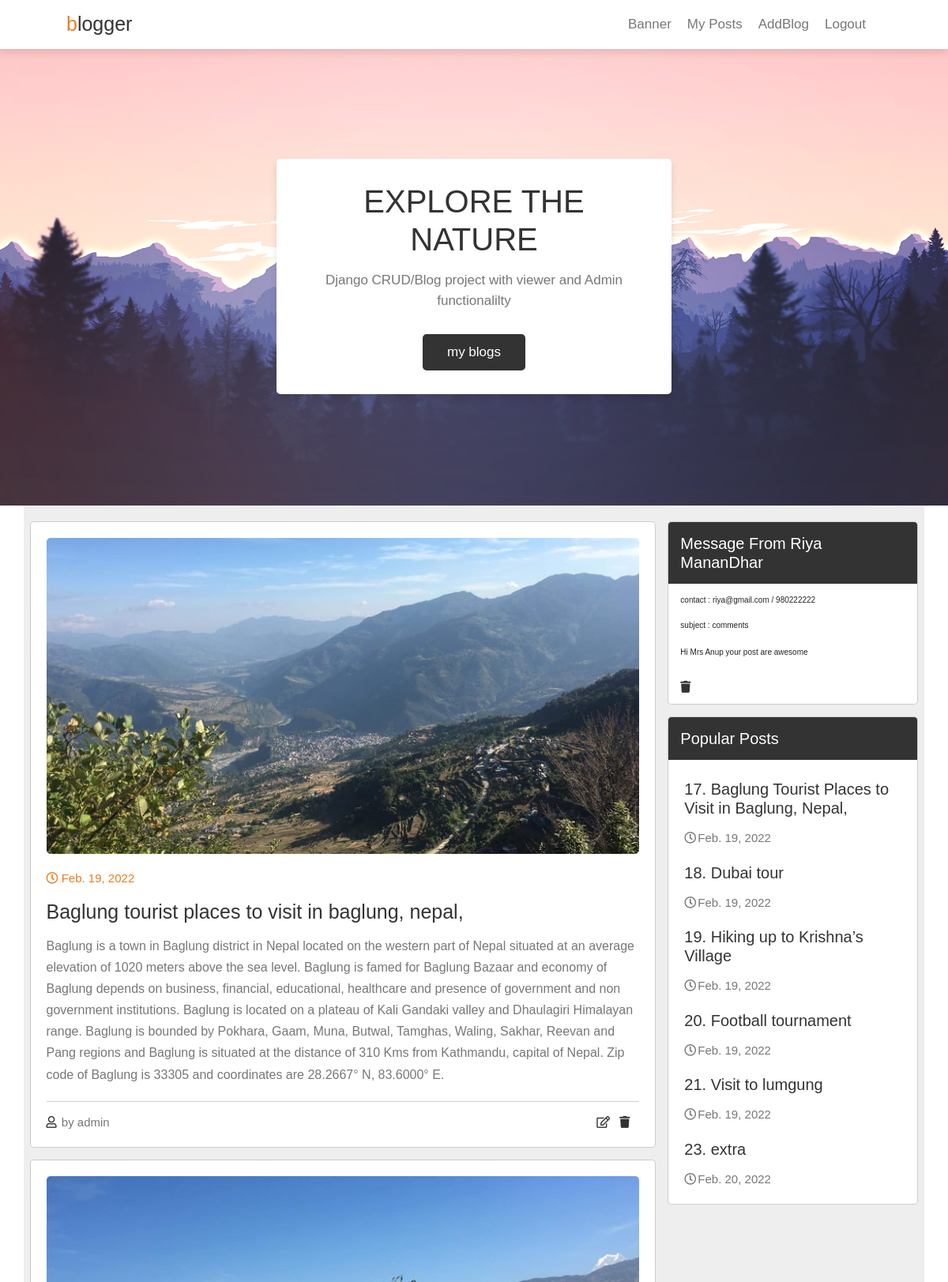
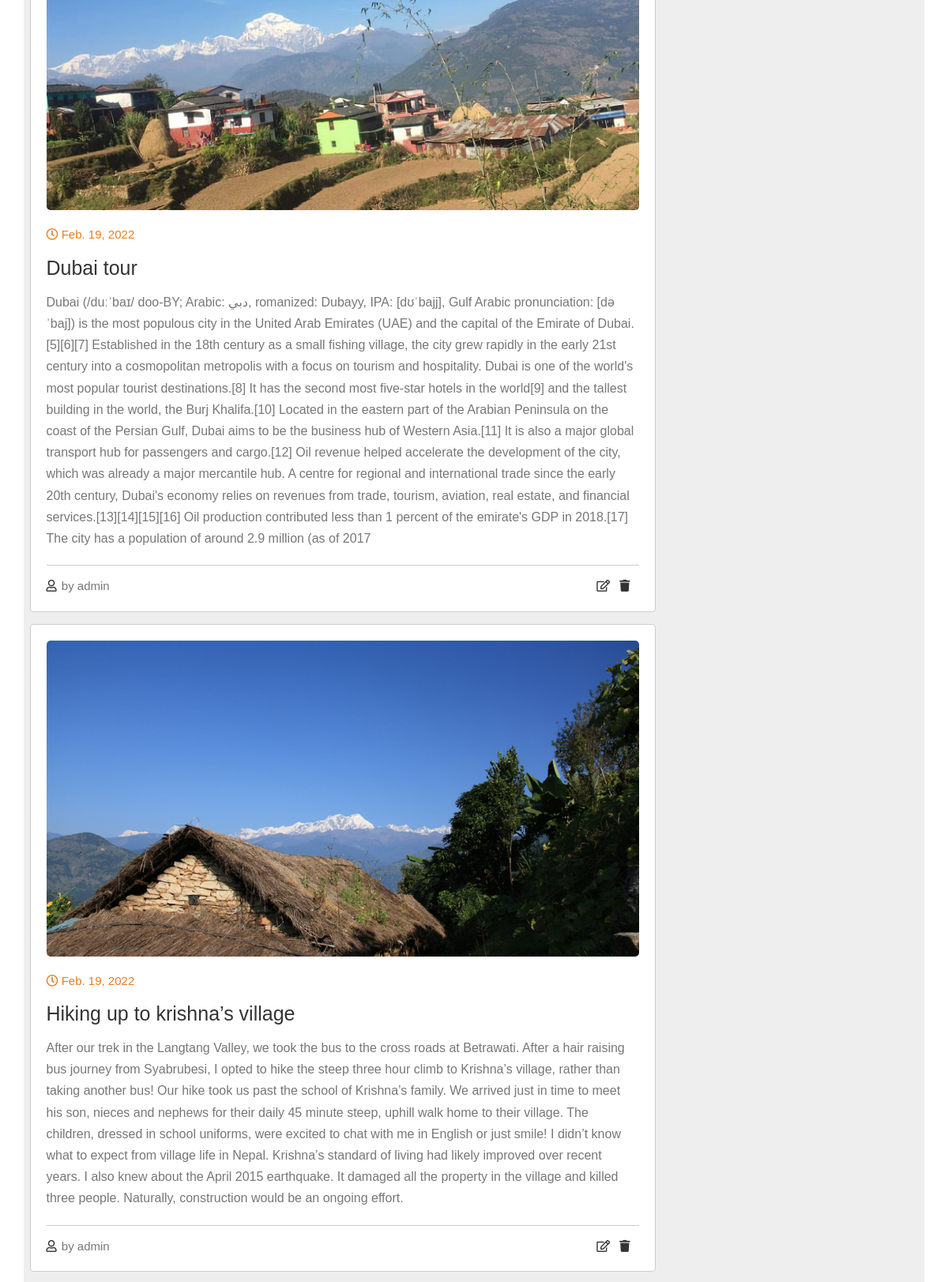
The app's page / (signed in, upper part) with its own data (2 pictures, top to bottom).
### app_one/models.py (models this page shows, shortened)
class Add_BlogModel(models.Model):
    title = models.CharField(max_length=50)
    tags = models.CharField(max_length=80)
    desc = models.TextField(max_length=8000)
    image = models.ImageField( upload_to='my image/%y/%m/%d')
    date = models.DateField(auto_now_add=True)

class Contact(models.Model):
    name = models.CharField(max_length=50)
    email = models.CharField(max_length=50)
    number = models.IntegerField()
    subject = models.CharField(max_length=50)
    message = models.TextField(max_length=500)

### app_one/views.py (the view)
# urls.py: path('', views.index, name='home'),
def index(request):
    form_addblog = AddBlog()
    form_contact = Contactus_form()
    blogs = Add_BlogModel.objects.all()
    message_send_by_viewers = Contact.objects.all()
    dic = {'form_addblog':form_addblog, 'form_contactus':form_contact, 'blogs':blogs, 'messages_to_admin':message_send_by_viewers}
    return render(request, 'home.html', dic)

### templates/home.html (shortened to what this page needs)
{% load static %}
<!DOCTYPE html>
<html lang="en">
<head>
    <link href="https://cdn.jsdelivr.net/npm/bootstrap@5.1.3/dist/css/bootstrap.min.css" rel="stylesheet">
    <link rel="stylesheet" href="https://cdnjs.cloudflare.com/ajax/libs/font-awesome/5.15.3/css/all.min.css">
    <link rel="stylesheet" href="{% static 'css/style.css' %}">
</head>
<body>
<header class="header">
    <a href="#" class="logo"><span>b</span>logger</a>
    <nav class="navbar">
        <a href="#banner" >banner</a>
        <a href="#posts">my posts</a>
        {% if request.user.is_authenticated %}
        <a href="#contact">AddBlog</a>
        {% else %}
        <a href="#contact">Contact us</a>
        {% endif %}
        {% if request.user.is_authenticated %}
            <a href='{% url 'logout' %}'>logout </a>
    </nav>
        {% endif %}
</header>
<section class="banner" id="banner">
    <div class="content">
        <h3>explore the nature</h3>
        <p>Django CRUD/Blog project with viewer and Admin functionalilty</p>
        <a href="" class="btn">my blogs</a>
    </div>
</section>
<section class="container" id="posts">
    <div class="posts-container">
        {% for blog in blogs %}
        <div class="post">
            <img src="{{blog.image.url}}" alt="" class="image">
            <div class="date">
                <i class="far fa-clock"></i>
                <span>{{blog.date}}</span>
            </div>
            <h3 class="title">{{blog.title.capitalize}}</h3>
            <p class="text">{{blog.desc}}</p>
            <div class="links">
                <a href="#" class="user">
                    <i class="far fa-user"></i>
                    <span>by admin</span>
                </a>
               {% if request.user.is_authenticated %}
                <a href="{% url 'edit_post' blog.id %}" class="icon">
                    <i class="far fa-edit"></i>
                </a>
                <a href="{% url 'delete_post' blog.id %}" class="icon">
                    <i class="fa fa-trash"></i>
                </a>
                {% endif %}
            </div>
        </div>
        {% endfor %}
    </div>
    <div class="sidebar">
        {% if request.user.is_authenticated %}
            {% for message in messages_to_admin %}
            <div class="box">
                <h3 class="title">message from {{message.name}}</h3>
                <div class="category">
                    <h6>contact : {{message.email}} / {{message.number}}</h6><br>
                    <h6>subject : {{message.subject}}</h6><br>
                <p>{{message.message}}</p><br>
                <a href="{% url 'delete_message' message.id %}" class="icon">
                    <i class="fa fa-trash"></i>
                </a>
                </div>
            </div>
            {% endfor %}
        {% endif %}
        <div class="box">
            <h3 class="title">popular posts</h3>
            <div class="p-post">
                {% for blog in blogs %}
                <a href="#">
                    <h3>{{blog.id}}. {{blog.title}}</h3>
                    <span><i class="far fa-clock"></i>{{blog.date}}</span>
                </a>
                {% endfor %}
            </div>
        </div>
    </div>
</section>
</body>
</html>

### static/css/style.css (style rules this page uses)
:root { --orange: #e67e22; --black: #333; --light-color: #777; --border: .1rem solid rgba(0, 0, 0, .2); --box-shadow: 0 .5rem 1rem rgba(0, 0, 0, .1); }
* { margin: 0; padding: 0; box-sizing: border-box; outline: none; border: none; text-decoration: none; font-family: Verdana, Geneva, Tahoma, sans-serif; font-weight: lighter; }
html { font-size: 62.5%; overflow-x: hidden; scroll-behavior: smooth; scroll-padding-top: 6rem; }
section { padding: 2rem 7%; }
.btn { margin-top: 1rem; display: inline-block; background: var(--black); color: #fff; border-radius: .5rem; padding: .9rem 3rem; cursor: pointer; font-size: 1.7rem; }
.header { position: fixed; top: 0; left: 0; right: 0; z-index: 1000; background: #fff; box-shadow: var(--box-shadow); display: flex; align-items: center; padding: 1.2rem 7%; }
.header .logo { color: var(--black); font-size: 2.5rem; margin-right: auto; }
.header .logo span { color: var(--orange); }
.header .navbar a { text-decoration: None; color: var(--light-color); margin-right: 2rem; font-size: 1.7rem; text-transform: capitalize; }
.banner { min-height: 80vh; background: url(../images/banner.png) no-repeat; background-size: cover; background-position: center; display: grid; place-items: center; padding-top: 8rem; }
.banner .content { text-align: center; background: #fff; border-radius: .5rem; box-shadow: var(--box-shadow); padding: 3rem; max-width: 50rem; }
.banner .content h3 { font-size: 4rem; color: var(--black); text-transform: uppercase; }
.banner .content p { font-size: 1.7rem; color: var(--light-color); padding: 1rem 0; line-height: 1.5; }
.container { display: grid; grid-template-columns: 2.5fr 1fr; gap: 1.5rem; background: #eee; }
.container .posts-container .post { width: 100%; padding: 2rem; background: #fff; border: var(--border); border-radius: .5rem; margin-bottom: 1.5rem; }
.container .posts-container .post .image { height: 40rem; width: 100%; border-radius: .5rem; object-fit: cover; }
.container .posts-container .post .date { padding-top: 2rem; font-size: 1.5rem; color: var(--orange); }
.container .posts-container .post .title { padding-top: 1.5rem; font-size: 2.5rem; color: var(--black); }
.container .posts-container .post .text { color: var(--light-color); font-size: 1.6rem; line-height: 1.7; padding: 1rem 0; }
.container .posts-container .links { border-top: var(--border); margin-top: .5rem; padding-top: 1.5rem; display: flex; align-items: center; }
.container .posts-container .links .user { margin-right: auto; }
.container .posts-container .links .icon { padding-right: 1rem; }
.container .posts-container .links a { font-size: 1.5rem; color: var(--light-color); }
.container .posts-container .links a i { padding-right: .2rem; color: var(--black); }
.container .sidebar .box { border: var(--border); border-radius: .5rem; overflow: hidden; background: #fff; margin-bottom: 1.5rem; }
.container .sidebar .box .title { padding: 1.5rem; font-size: 2rem; color: #fff; background: var(--black); text-transform: capitalize; }
.container .sidebar .box .category { padding: 1rem 1.5rem; }
.container .sidebar .box .category a { padding: .4rem 0; font-size: 1.5rem; color: var(--black); display: flex; align-items: center; justify-content: space-between; }
.container .sidebar .box .p-post { padding: 1rem 2rem; }
.container .sidebar .box .p-post a { padding: 1rem 0; display: block; }
.container .sidebar .box .p-post a h3 { color: var(--black); font-size: 2rem; padding-bottom: 1rem; }
.container .sidebar .box .p-post a span { color: var(--light-color); font-size: 1.5rem; }
.container .sidebar .box .p-post a span i { padding-right: .2rem; }

### templates/home.html (style rules this page uses)
a { text-decoration:None; }

### records on screen
Add_BlogModel: image (picture), date "Feb. 19, 2022", title "Baglung tourist places to visit in baglung, nepal,", desc "Baglung is a town in Baglung district in Nepal located on the western part of Nepal situated at an average elevation of 1020 meters above the sea level. Baglung is famed for Baglung Bazaar and economy of Baglung depends on business, financial, educational, healthcare and presence of government and non government institutions. Baglung is located on a plateau of Kali Gandaki valley and Dhaulagiri Himalayan range. Baglung is bounded by Pokhara, Gaam, Muna, Butwal, Tamghas, Waling, Sakhar, Reevan and Pang regions and Baglung is situated at the distance of 310 Kms from Kathmandu, capital of Nepal. Zip code of Baglung is 33305 and coordinates are 28.2667° N, 83.6000° E.", id "17", title "Baglung Tourist Places to Visit in Baglung, Nepal,"
Add_BlogModel: image (picture), date "Feb. 19, 2022", title "Dubai tour", desc "Dubai (/duːˈbaɪ/ doo-BY; Arabic: دبي, romanized: Dubayy, IPA: [dʊˈbajj], Gulf Arabic pronunciation: [dəˈbaj]) is the most populous city in the United Arab Emirates (UAE) and the capital of the Emirate of Dubai.[5][6][7] Established in the 18th century as a small fishing village, the city grew rapidly in the early 21st century into a cosmopolitan metropolis with a focus on tourism and hospitality. Dubai is one of the world's most popular tourist destinations.[8] It has the second most five-star hotels in the world[9] and the tallest building in the world, the Burj Khalifa.[10] Located in the eastern part of the Arabian Peninsula on the coast of the Persian Gulf, Dubai aims to be the business…", id "18"
Add_BlogModel: image (picture), date "Feb. 19, 2022", title "Hiking up to krishna’s village", desc "After our trek in the Langtang Valley, we took the bus to the cross roads at Betrawati. After a hair raising bus journey from Syabrubesi, I opted to hike the steep three hour climb to Krishna’s village, rather than taking another bus! Our hike took us past the school of Krishna’s family. We arrived just in time to meet his son, nieces and nephews for their daily 45 minute steep, uphill walk home to their village. The children, dressed in school uniforms, were excited to chat with me in English or just smile! I didn’t know what to expect from village life in Nepal. Krishna’s standard of living had likely improved over recent years. I also knew about the April 2015 earthquake. It damaged all…", id "19", title "Hiking up to Krishna’s Village"
Contact: name "Riya MananDhar", email "riya@gmail.com", number "980222222", subject "comments", message "Hi Mrs Anup your post are awesome"
Add_BlogModel: id "20", title "Football tournament", date "Feb. 19, 2022"
Add_BlogModel: id "21", title "Visit to lumgung", date "Feb. 19, 2022"
Add_BlogModel: id "23", title "extra", date "Feb. 20, 2022"
